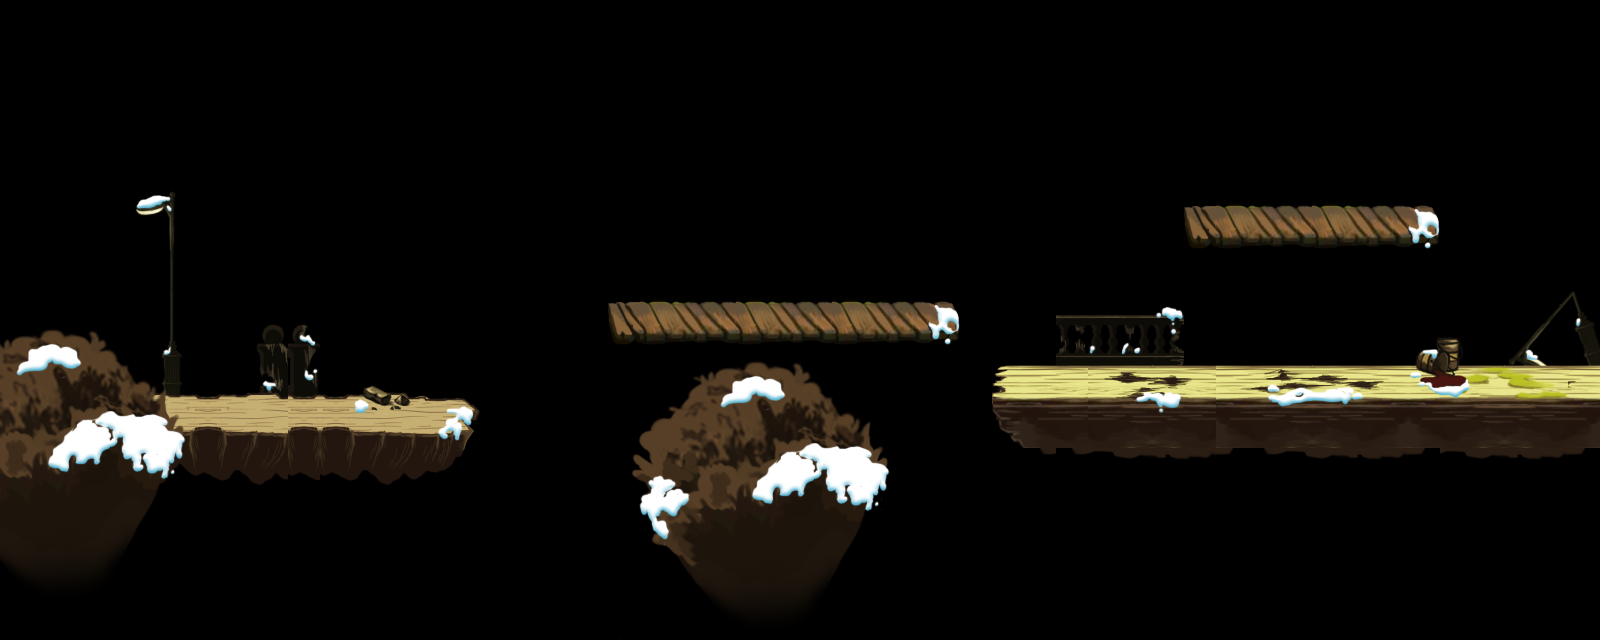

Rendered tile map (Tiled .tmx) drawn with the repository's tilesets; below, a short description and the map source with its tile grids summarised:
An orthogonal 50x20 tile map with 32x32 px tiles, 5 tile layers (tile_terrain_deco_back, tile_terrain_0, tile_terrain_1, tile_terrain_2, ...) and 16 objects (4x tuzijianke, 4x coin, tuzigongjianshoufly, tuzigongjianshou, light, ...).

<map version="1.0" orientation="orthogonal" width="50" height="20" tilewidth="32" tileheight="32">
 <properties>
  <property name="offsetX" value="0" />
  <property name="offsetY" value="4" />
 </properties>
 <tileset firstgid="1" name="s01" tilewidth="32" tileheight="32">
  <image source="s01.png" width="992" height="512" />
 </tileset>
 <layer name="tile_terrain_deco_back" width="50" height="20">
  <data>[1000 cells, 46 non-empty, 44 distinct tile ids]</data>
 </layer>
 <layer name="tile_terrain_0" width="50" height="20">
  <data>[1000 cells, 38 non-empty, 10 distinct tile ids]</data>
 </layer>
 <layer name="tile_terrain_1" width="50" height="20">
  <data>[1000 cells, 144 non-empty, 91 distinct tile ids]</data>
 </layer>
 <layer name="tile_terrain_2" width="50" height="20">
  <data>[1000 cells, 8 non-empty, 8 distinct tile ids]</data>
 </layer>
 <layer name="tile_terrain_deco_front" width="50" height="20">
  <data>[1000 cells, 141 non-empty, 81 distinct tile ids]</data>
 </layer>
 <objectgroup name="obj_terrain" width="50" height="20">
  <object x="0" y="416" width="480" height="32" />
  <object x="608" y="320" width="352" height="32" />
  <object x="1184" y="224" width="256" height="32" />
  <object x="992" y="384" width="608" height="32" />
 </objectgroup>
 <objectgroup name="obj_enemies" width="50" height="20">
  <object type="tuzigongjianshoufly" x="1152" y="64" width="32" height="32">
   <properties>
    <property name="cmd" value="fn;w,5,5;" />
   </properties>
  </object>
  <object type="tuzijianke" x="160" y="320" width="32" height="32">
   <properties>
    <property name="cmd" value="sf,0.75;w,1,-10" />
   </properties>
  </object>
  <object type="tuzijianke" x="1312" y="160" width="32" height="32">
   <properties>
    <property name="cmd" value="sf,0.75;w,1,-10" />
   </properties>
  </object>
  <object type="tuzijianke" x="1344" y="320" width="32" height="32">
   <properties>
    <property name="cmd" value="sf,0.7;w,1,-10" />
   </properties>
  </object>
  <object type="tuzijianke" x="864" y="256" width="32" height="32">
   <properties>
    <property name="cmd" value="sf,0.75;w,1,-10" />
   </properties>
  </object>
  <object type="tuzigongjianshou" x="416" y="320" width="32" height="32" />
 </objectgroup>
 <objectgroup name="obj_objects" width="50" height="20">
  <object type="light" x="128" y="192" width="32" height="32" />
  <object type="bigcoin" x="928" y="192" width="32" height="32" />
  <object type="coin" x="832" y="256" width="32" height="32" />
  <object type="coin" x="800" y="256" width="32" height="32" />
  <object type="coin" x="1216" y="160" width="32" height="32" />
  <object type="coin" x="1472" y="160" width="32" height="32" />
 </objectgroup>
</map>
